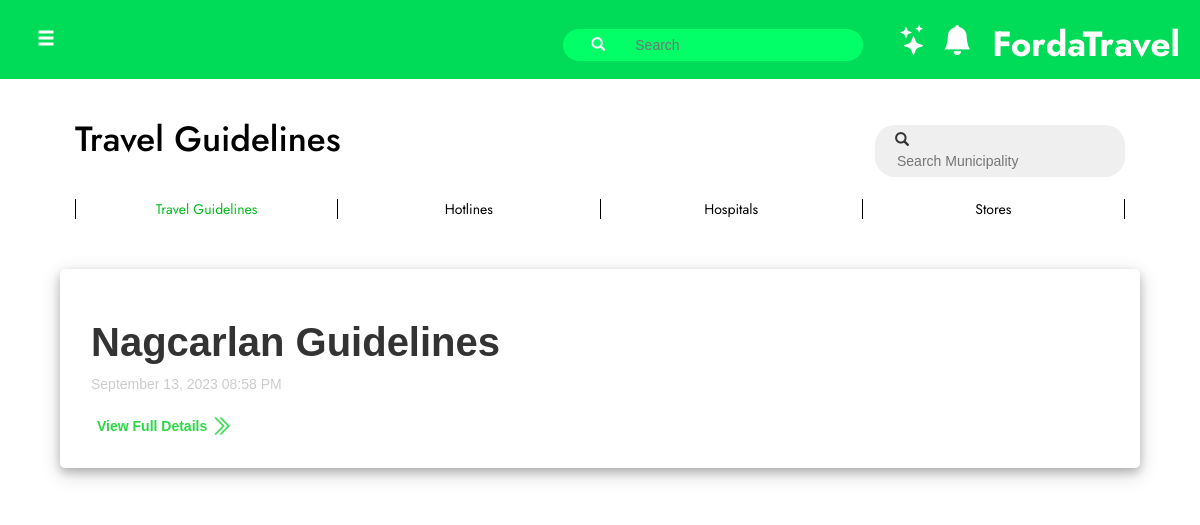
The page /userside/user_guidelines/u_guidelines.php on the database as committed earlier.
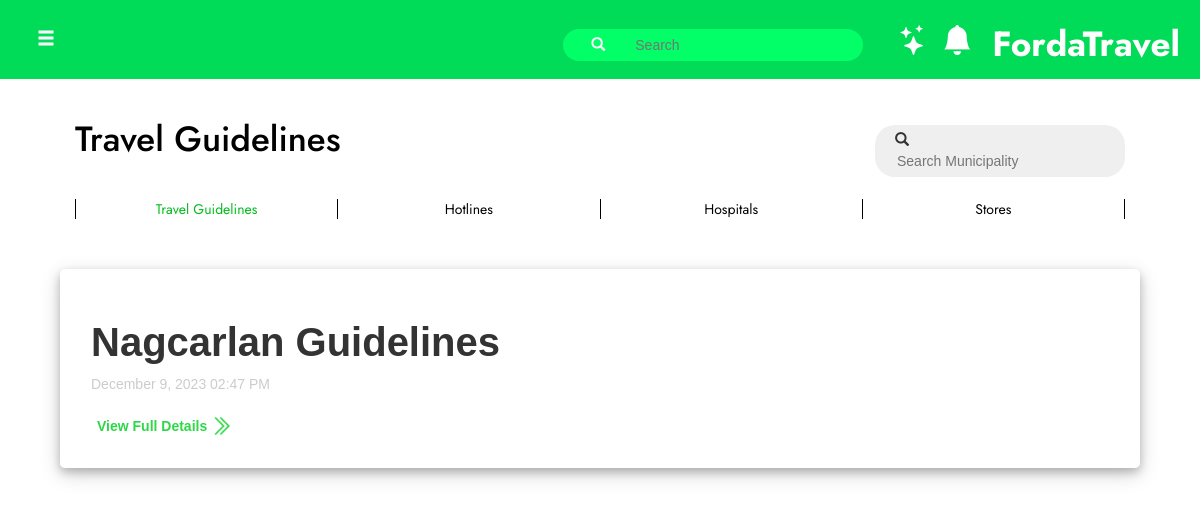
The same page on the database as committed later.
### tables this page shows
CREATE TABLE `tbl_guidelines` (
  `id` int(11) NOT NULL,
  `admin_id` int(11) NOT NULL,
  `fld_title` varchar(255) DEFAULT NULL,
  `fld_content` mediumtext DEFAULT NULL,
  `fld_images` mediumtext DEFAULT NULL,
  `fld_datetime` datetime DEFAULT NULL
);

### userside/user_guidelines/u_guidelines.php (the view, shortened to what this page needs)
<?php
    include("../../navbar.php");
    $municipal_name = "";
?>
<!DOCTYPE html>
<html lang="en">
<head>
    <link rel="stylesheet" href="https://cdn.jsdelivr.net/npm/bootstrap-icons@1.11.1/font/bootstrap-icons.css">
    <link rel="stylesheet" href="u_guidelinestyle.css">
</head>
<body>
    <?php include_once("../../header.php"); ?>
    <div class="container fluid">
        <div class="contentdiv">
        <br>
            <div class="row" id="title_div">
                <div class="col-sm-6">
                    <h1 id="page-title"><a href="u_guidelines.php">Travel Guidelines</a></h1>
                </div>
                <div class="col-sm-6">
                    <div class="searchdiv_m">
                            <div id="search_m">
                                <span class="glyphicon glyphicon-search">&nbsp;&nbsp;</span><input type="text" name="txt_search_m" id="txt_search_m" autocomplete="off" placeholder="Search Municipality " value ='<?php echo $municipal_name;?>'>
                            </div>
                        </div>
                    </div>
                </div>
            </div>
            <div class="guidelines_menudiv">
                <table id="tbl_d_menu">
                    <tr>
                        <td><a href="/tourism_information_system/userside/user_guidelines/u_guidelines.php" style="color: #00bd1c; ">Travel Guidelines</a</td>
                        <td><a href="/tourism_information_system/userside/user_hotlines/u_hotlines.php">Hotlines</a</td>
                        <td><a href="/tourism_information_system/userside/user_hospitals/u_hospitals.php">Hospitals</a></td>
                        <td><a href="">Stores</a></td>
                    </tr>
                </table>
            </div>
            <div class="result_guidelinesdiv" style='<?php
                if(isset($_GET["guidelines_id"])){
                    echo "display: none";
                }else{
                    echo "display: block";
                }
            ?>'>
                    <?php
                        if(isset($_GET["municipality"])){
                            $result = $conn->query("select * from tbl_guidelines where admin_id = '$_GET[municipality]' order by fld_datetime DESC");
                        }else{
                            $result = $conn->query("select * from tbl_guidelines order by fld_datetime DESC");
                        }
                        while ($row = $result->fetch_assoc()) {
                            echo "<div class='row'>
                                    <div class='guidelines_container'>
                                        <div class='shortcutsdiv' >";
                                        echo "<div class='centeredtxt'>
                                                <h4 class='guidelines_title'>{$row['fld_title']}</h4>";
                                                $date = date_create("{$row["fld_datetime"]}");
                                                $date_time = date_format($date,"F j, Y h:i A");
                                        echo "<span class='guidelines_date'>$date_time</span>
                                                </div>
                                        </div><br>
                                        <button type='button' class='btn_more' guidelines_id='$row[id]'><span id='txt_more'>View Full Details</span><img id='more_icon' src='/tourism_information_system/btn_icons/more_icon.png'/></button>
                                    </div>
                                </div>";
                        }
                    ?>
            </div>
        </div>
        <br><br>
    <br><br>
</body>
</html>

Rows that differ between the two databases and show on the page:
changed tbl_guidelines "Nagcarlan Guidelines": fld_datetime "September 13, 2023 08:58 PM" → "December 9, 2023 02:47 PM"
